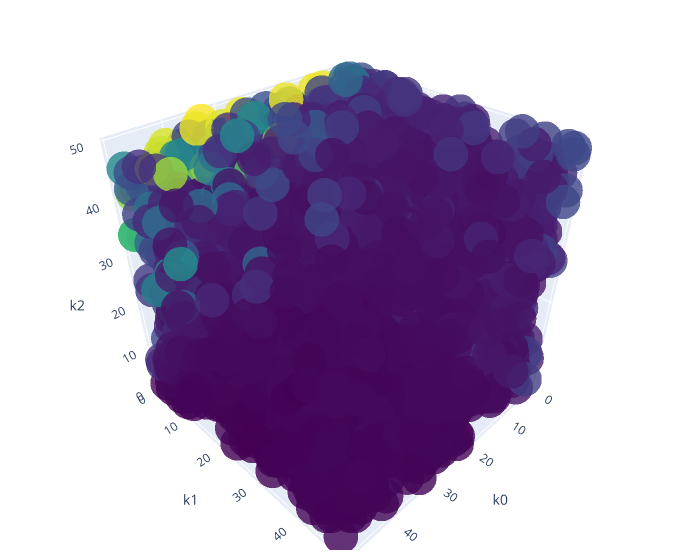

The notebook cell saved with this chart:
### Code cell
fig = go.Figure(data=[go.Scatter3d(
    x=k0,
    y=k1,
    z=k2,
    mode='markers',
    marker=dict(
        size=12,
        color=delays,                # set color to an array/list of desired values
        colorscale='Viridis',   # choose a colorscale
        opacity=0.8
    )
)])

# tight layout
fig.update_layout(margin=dict(l=0, r=0, b=0, t=0))
fig.update_layout(  scene = dict(
                    xaxis_title='k0',
                    yaxis_title='k1',
                    zaxis_title='k2'),
                    width=700,
                    margin=dict(r=20, b=10, l=10, t=10))
fig.show()

### Figure 1 — Plotly figure (JSON) as saved in the notebook; plotly's stock layout.template omitted (floating-point values rounded to 4 significant figures; data arrays with more than 128 entries replaced by an {"elided": "..."} marker saying what was removed)
{"data": [{"marker": {"color": {"elided": "5000 float values"}, "colorscale": [[0, "#440154"], [0.1111, "#482878"], [0.2222, "#3e4989"], [0.3333, "#31688e"], [0.4444, "#26828e"], [0.5556, "#1f9e89"], [0.6667, "#35b779"], [0.7778, "#6ece58"], [0.8889, "#b5de2b"], [1, "#fde725"]], "opacity": 0.8, "size": 12}, "mode": "markers", "type": "scatter3d", "x": {"elided": "5000 int values"}, "y": {"elided": "5000 int values"}, "z": {"elided": "5000 int values"}}], "layout": {"margin": {"b": 10, "l": 10, "r": 20, "t": 10}, "scene": {"xaxis": {"title": {"text": "k0"}}, "yaxis": {"title": {"text": "k1"}}, "zaxis": {"title": {"text": "k2"}}}, "width": 700}}
